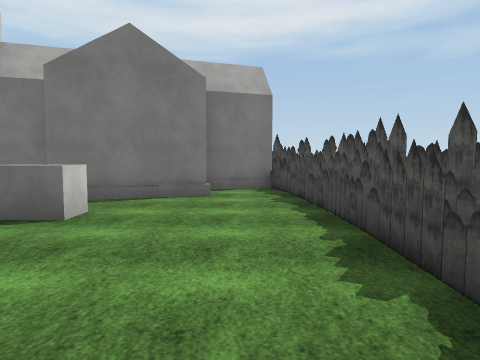
view 1 (above)

24 first-person views from a walk through a scene from a Unity 3-D project. The camera is 1.5 m above the floor, tilts 4° down and sees 75° across. The floor is counted in squares, 2 m on a side. Each view is taken from the middle of a square. On the plan, view 1 faces up. The plan holds only what a view shows up to about 10 squares ahead; the rest is blank. The player character is not drawn. Some surface patterns are stand-ins.

view 2
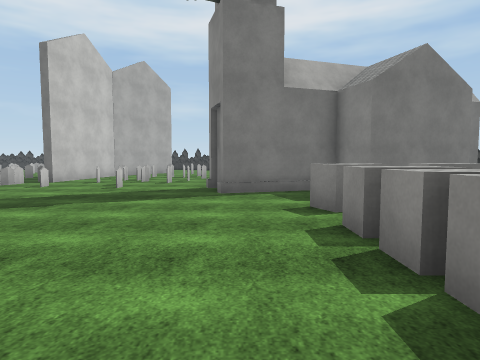

view 3
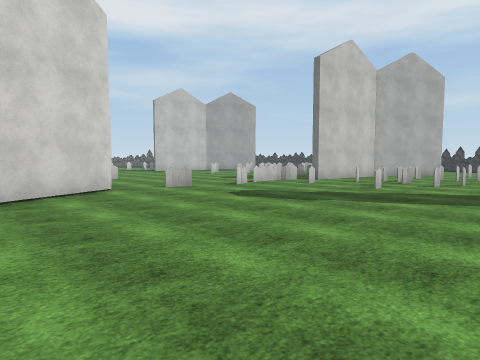

view 4
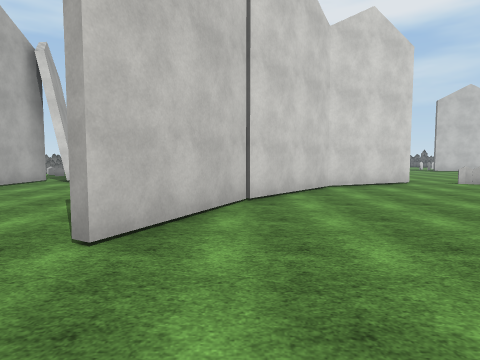

view 5
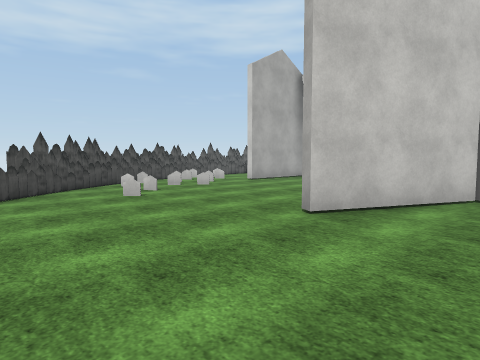

view 6
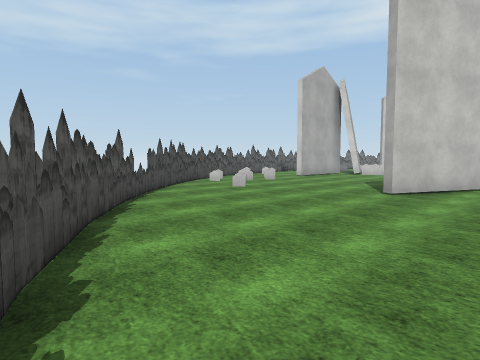

view 7
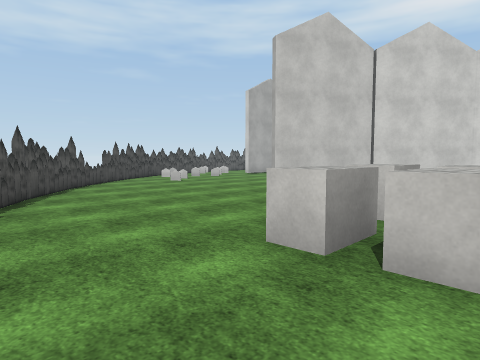

view 8
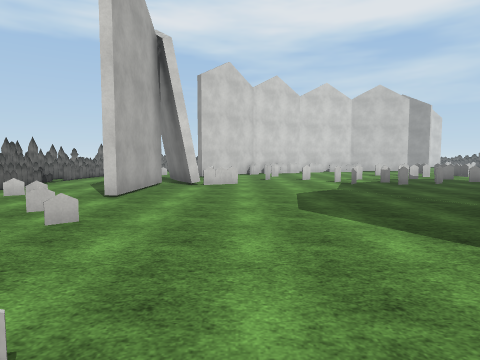

view 9
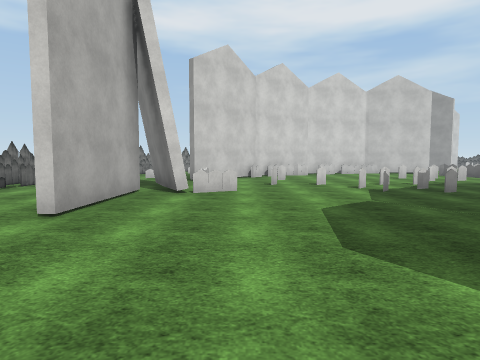

view 10
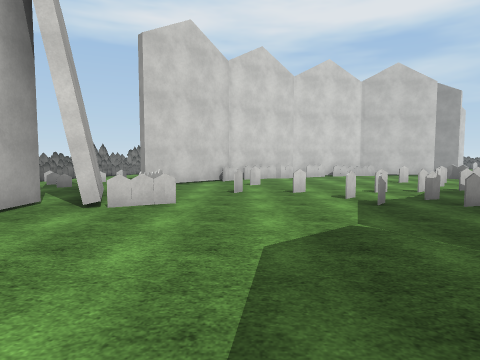

view 11
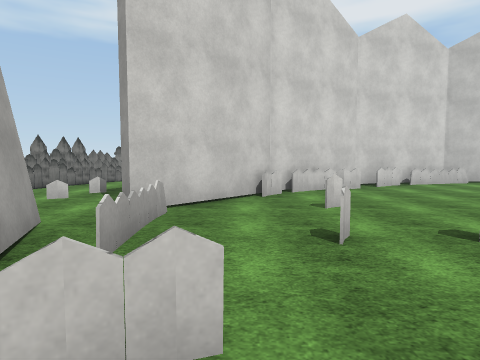

view 12
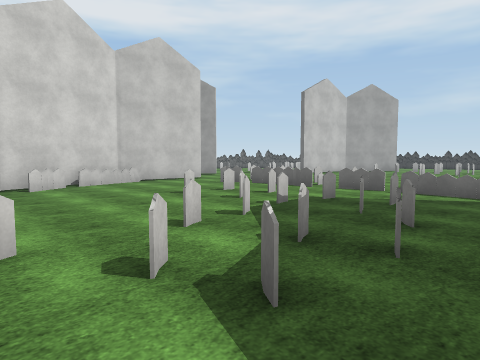

view 13
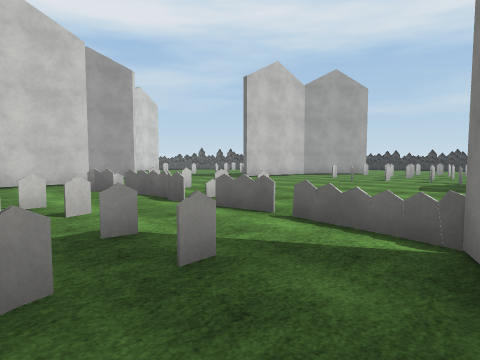

view 14
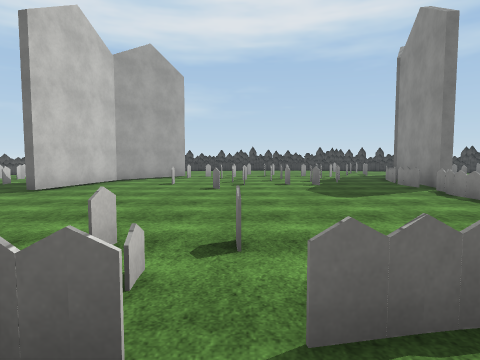

view 15
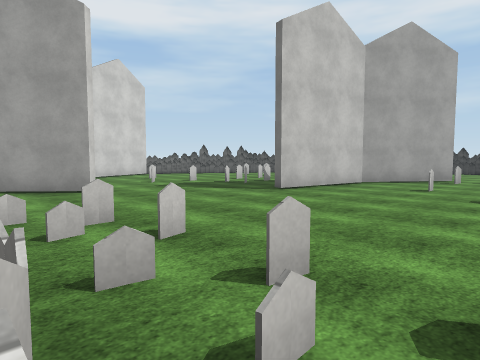

view 16
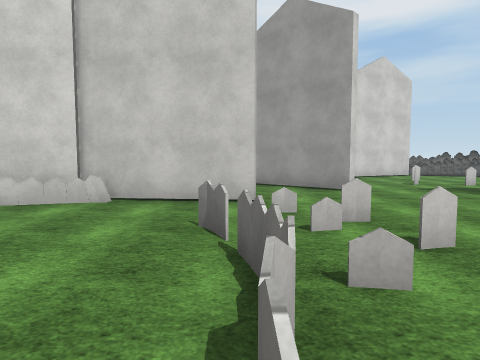

view 17
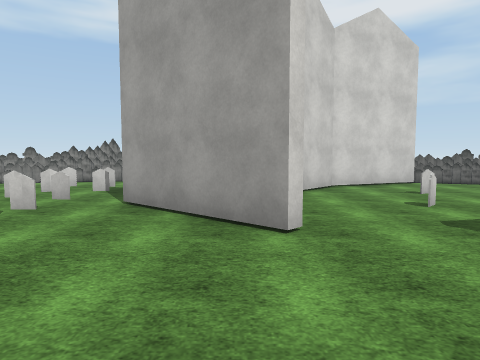

view 18
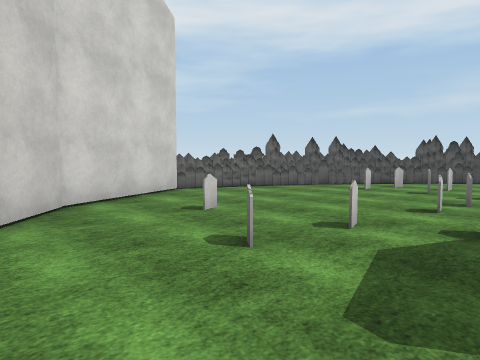

view 19
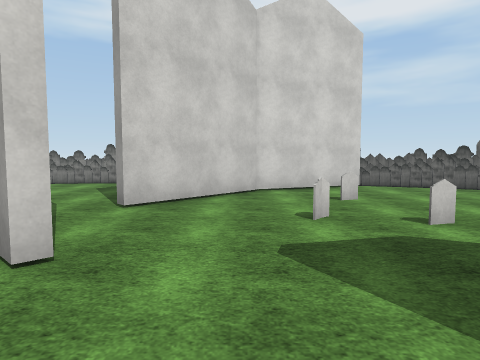

view 20
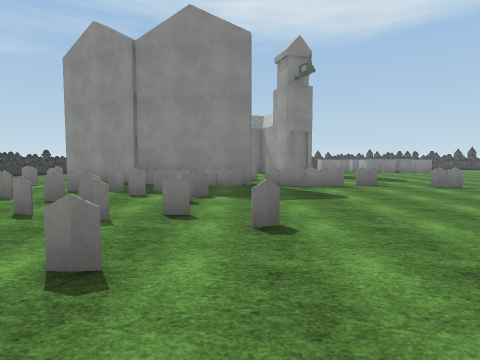

view 21
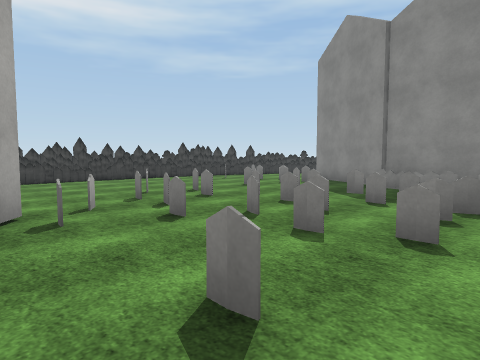

view 22
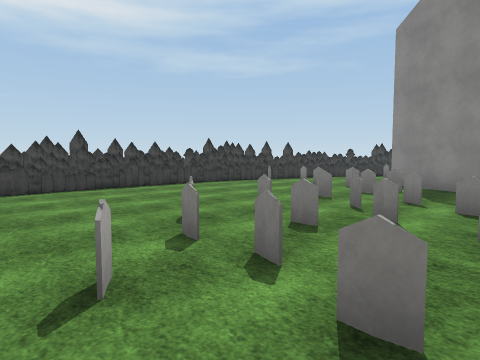

view 23
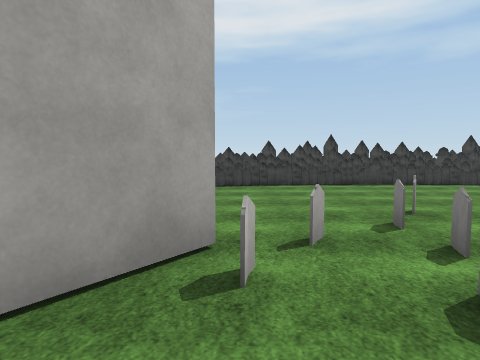

view 24
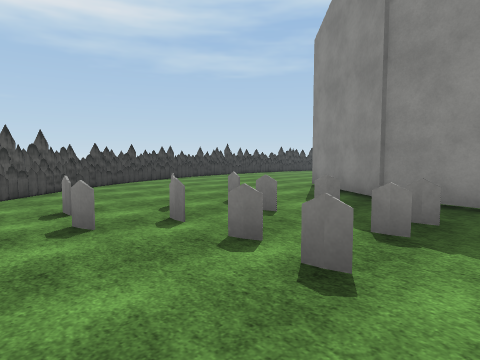

### Floor plan
Key: @ floor where view 1 was taken; # wall or solid block; x gap in a wall; . floor; = window, fence, low wall or low ledge; ^ raised ledge.
Columns run from 32 left of view 1 to 2 right of it. Each row starts with its distance up from view 1.
 20             #########
 19          ####........
 18        ###.  .......=.
 17       ##.... ........=
 16      ##..............=
 15     ##..........=.=.==#
 14    ###........===.==.##
 13   ##.==.==..##.=.==..#
 12   ##...==..##.=====.##
 11  ##....=#=.#...====.#   =
 10  #=....===##.=.===..#  =.
  9  #......=.#...=.....#.===.       #
  8  ##.=.=...#........==..=..     ###
  7   ##..=............=.=.=..######.##
  6    ##.....................##.##..##
  5     ##..............=............=#
  4     ...#......=....=........^^....#
  3   ....##....=.==..................#
  2 #.....x..#..===.===#........^ ....#
  1 #=.====..#.........#........^^....
  0 ##..==   #....====.##...........@
 -1  #.=.=   ##..=.====.##......^....
 -2  #..      #.....x.=..##..........
 -3  #=       #.....=.....##........
 -4           ##.....==....###......#
 -5            #....=..............##
 -6            ##.=.=..............##
 -7             ##....=...........##
 -8              ###=.#.......=..##
 -9              ...###....==...=#
-10           ..=.....####.===.###
-11          #....==  ..... ####
-12          ### =.  .....   #
-13            #   ######

Where each view was taken, in squares from view 1:
view 1: 0 up, 0 right, facing up
view 2: 1 down, 6 left, facing up
view 3: 1 down, 6 left, facing up-left
view 4: 3 down, 4 left, facing left
view 5: 2 down, 3 left, facing down-left
view 6: 2 down, 0 right, facing down-left
view 7: 1 up, 0 right, facing down-left
view 8: 7 down, 5 left, facing left
view 9: 7 down, 7 left, facing left
view 10: 6 down, 9 left, facing left
view 11: 7 down, 13 left, facing left
view 12: 5 down, 13 left, facing up-left
view 13: 1 down, 13 left, facing up-left
view 14: 1 up, 17 left, facing up
view 15: 2 up, 17 left, facing up-left
view 16: 2 up, 17 left, facing left
view 17: 4 up, 21 left, facing left
view 18: 5 up, 24 left, facing up-left
view 19: 6 up, 22 left, facing left
view 20: 9 up, 21 left, facing right
view 21: 9 up, 20 left, facing up-right
view 22: 12 up, 19 left, facing up-right
view 23: 11 up, 19 left, facing up
view 24: 9 up, 27 left, facing up-right
